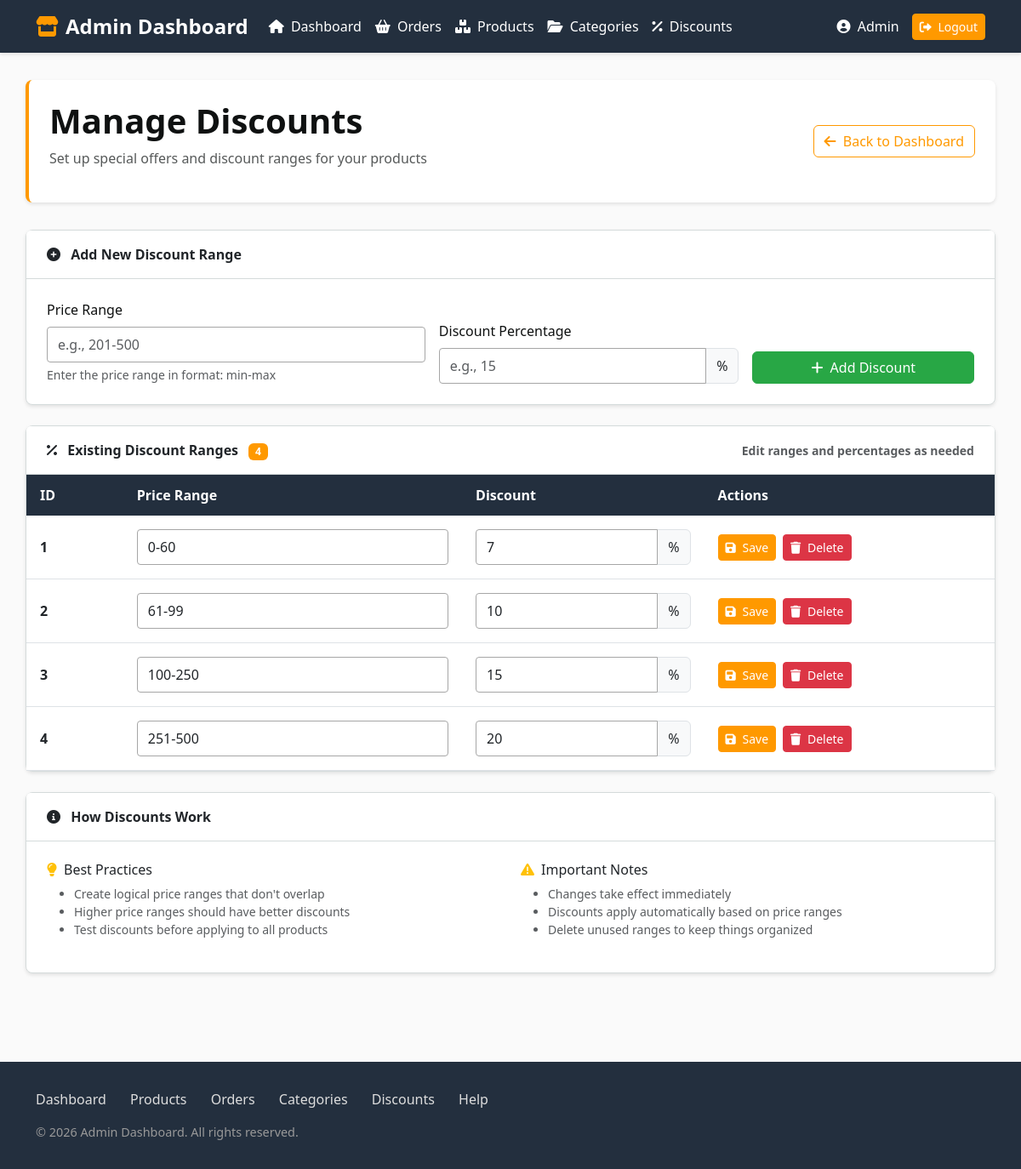
/admin/discount.php (signed in), run on the app's committed database.
### tables this page shows
CREATE TABLE `discount` (
  `discount_id` int(11) NOT NULL,
  `discount_range` varchar(100) DEFAULT NULL,
  `percentage` int(11) NOT NULL
);

### admin/discount.php (the view, shortened to what this page needs)
<?php
require '../inc/db.php';
$discounts = $pdo->query("SELECT * FROM discount ORDER BY discount_id ASC")->fetchAll(PDO::FETCH_ASSOC);
?>
<!DOCTYPE html>
<html lang="en">
<head>
    <link href="https://cdn.jsdelivr.net/npm/bootstrap@5.3.0/dist/css/bootstrap.min.css" rel="stylesheet">
    <link rel="stylesheet" href="https://cdnjs.cloudflare.com/ajax/libs/font-awesome/6.0.0-beta3/css/all.min.css">
</head>
<body>
    <nav class="navbar navbar-expand-lg navbar-dark">
        <div class="container">
            <a class="navbar-brand" href="index.php">
                <i class="fas fa-store amazon-logo"></i>Admin Dashboard
            </a>
            <div class="collapse navbar-collapse" id="navbarNav">
                <ul class="navbar-nav me-auto">
                    <li class="nav-item">
                        <a class="nav-link" href="index.php"><i class="fas fa-home me-1"></i> Dashboard</a>
                    </li>
                    <li class="nav-item">
                        <a class="nav-link" href="orders.php"><i class="fas fa-shopping-basket me-1"></i> Orders</a>
                    </li>
                    <li class="nav-item">
                        <a class="nav-link" href="products.php"><i class="fas fa-boxes me-1"></i> Products</a>
                    </li>
                    <li class="nav-item">
                        <a class="nav-link" href="categories.php"><i class="fas fa-folder-open me-1"></i> Categories</a>
                    </li>
                    <li class="nav-item">
                        <a class="nav-link active" href="discount.php"><i class="fas fa-percent me-1"></i> Discounts</a>
                    </li>
                </ul>
                <div class="d-flex align-items-center">
                    <span class="user-info"><i class="fas fa-user-circle me-1"></i> Admin</span>
                    <a href="logout.php" class="btn btn-amazon btn-sm">
                        <i class="fas fa-sign-out-alt me-1"></i> Logout
                    </a>
                </div>
            </div>
        </div>
    </nav>
    <div class="container admin-container">
        <div class="page-header">
            <div class="d-flex justify-content-between align-items-center">
                <div>
                    <h1 class="page-title">Manage Discounts</h1>
                    <p class="page-subtitle">Set up special offers and discount ranges for your products</p>
                </div>
                <a href="index.php" class="btn btn-outline-amazon">
                    <i class="fas fa-arrow-left me-1"></i> Back to Dashboard
                </a>
            </div>
        </div>
        <div class="card fade-in">
            <div class="card-header">
                <i class="fas fa-plus-circle me-2"></i> Add New Discount Range
            </div>
            <div class="card-body">
                <form method="POST" class="row g-3 align-items-end">
                    <div class="col-md-5">
                        <label for="new_discount_range" class="form-label">Price Range</label>
                        <input type="text" name="new_discount_range" id="new_discount_range" class="form-control" required placeholder="e.g., 201-500">
                        <div class="form-text">Enter the price range in format: min-max</div>
                    </div>
                    <div class="col-md-4">
                        <label for="new_percentage" class="form-label">Discount Percentage</label>
                        <div class="input-group">
                            <input type="number" name="new_percentage" id="new_percentage" class="form-control" min="1" max="100" required placeholder="e.g., 15">
                            <span class="input-group-text">%</span>
                        </div>
                    </div>
                    <div class="col-md-3">
                        <button name="add_discount" class="btn btn-success w-100">
                            <i class="fas fa-plus me-1"></i> Add Discount
                        </button>
                    </div>
                </form>
            </div>
        </div>
        <div class="card fade-in">
            <div class="card-header d-flex justify-content-between align-items-center">
                <div>
                    <i class="fas fa-percent me-2"></i> Existing Discount Ranges
                    <span class="badge bg-amazon ms-2"><?= count($discounts) ?></span>
                </div>
                <div class="text-muted small">
                    Edit ranges and percentages as needed
                </div>
            </div>
            <div class="card-body p-0">
                <?php if (empty($discounts)): ?>
                    <div class="text-center py-5">
                        <i class="fas fa-percent fa-3x text-muted mb-3"></i>
                        <h5 class="text-muted">No discount ranges found</h5>
                        <p class="text-muted">Start by adding your first discount range above.</p>
                    </div>
                <?php else: ?>
                    <div class="table-responsive">
                        <table class="table table-hover mb-0">
                            <thead>
                                <tr>
                                    <th style="width: 10%;">ID</th>
                                    <th style="width: 35%;">Price Range</th>
                                    <th style="width: 25%;">Discount</th>
                                    <th style="width: 30%;">Actions</th>
                                </tr>
                            </thead>
                            <tbody>
                                <?php foreach ($discounts as $d): ?>
                                <tr class="fade-in">
                                    <form method="POST">
                                        <td class="fw-bold"><?= htmlspecialchars($d['discount_id']) ?></td>
                                        <td>
                                            <input name="discount_range" class="form-control" value="<?= htmlspecialchars($d['discount_range']) ?>" required onkeypress="return event.keyCode != 13;">
                                        </td>
                                        <td>
                                            <div class="input-group">
                                                <input type="number" name="percentage" class="form-control" value="<?= htmlspecialchars($d['percentage']) ?>" min="1" max="100" required>
                                                <span class="input-group-text">%</span>
                                            </div>
                                        </td>
                                        <td>
                                            <div class="action-buttons">
                                                <button name="update_discount" class="btn btn-amazon btn-sm">
                                                    <i class="fas fa-save me-1"></i> Save
                                                </button>
                                                <a href="discount.php?delete=<?= $d['discount_id'] ?>"
                                                   onclick="return confirm('Are you sure you want to delete this discount range?')"
                                                   class="btn btn-danger btn-sm">
                                                    <i class="fas fa-trash me-1"></i> Delete
                                                </a>
                                            </div>
                                        </td>
                                    </form>
                                </tr>
                                <?php endforeach; ?>
                            </tbody>
                        </table>
                    </div>
                <?php endif; ?>
            </div>
        </div>
        <div class="card fade-in">
            <div class="card-header">
                <i class="fas fa-info-circle me-2"></i> How Discounts Work
            </div>
            <div class="card-body">
                <div class="row">
                    <div class="col-md-6">
                        <h6><i class="fas fa-lightbulb text-warning me-2"></i>Best Practices</h6>
                        <ul class="small text-muted">
                            <li>Create logical price ranges that don't overlap</li>
                            <li>Higher price ranges should have better discounts</li>
                            <li>Test discounts before applying to all products</li>
                        </ul>
                    </div>
                    <div class="col-md-6">
                        <h6><i class="fas fa-exclamation-triangle text-warning me-2"></i>Important Notes</h6>
                        <ul class="small text-muted">
                            <li>Changes take effect immediately</li>
                            <li>Discounts apply automatically based on price ranges</li>
                            <li>Delete unused ranges to keep things organized</li>
                        </ul>
                    </div>
                </div>
            </div>
        </div>
    </div>
    <footer class="footer">
        <div class="container">
            <div class="footer-links">
                <a href="index.php">Dashboard</a>
                <a href="products.php">Products</a>
                <a href="orders.php">Orders</a>
                <a href="categories.php">Categories</a>
                <a href="discount.php">Discounts</a>
                <a href="#">Help</a>
            </div>
            <div class="copyright">
                &copy; <?= date('Y') ?> Admin Dashboard. All rights reserved.
            </div>
        </div>
    </footer>
</body>
</html>

### admin/discount.php (style rules this page uses)
:root { --amazon-orange: #ff9900; --amazon-dark: #232f3e; --amazon-blue: #146eb4; --amazon-light: #fafafa; --amazon-gray: #eaeded; --amazon-text: #0f1111; }
body { background-color: var(--amazon-light); min-height: 100vh; font-family: 'Segoe UI', Tahoma, Geneva, Verdana, sans-serif; color: var(--amazon-text); }
.navbar { background-color: var(--amazon-dark) !important; padding: 0.5rem 0; box-shadow: 0 2px 4px rgba(0,0,0,0.1); }
.navbar-brand { font-weight: 700; font-size: 1.5rem; color: white !important; display: flex; align-items: center; }
.amazon-logo { color: var(--amazon-orange); margin-right: 8px; }
.navbar-nav .nav-link { color: white !important; font-weight: 500; padding: 0.5rem 1rem; border-radius: 4px; transition: background-color 0.2s; }
.user-info { color: white; font-weight: 500; margin-right: 15px; }
.admin-container { padding: 2rem 0; }
.page-header { background: white; border-radius: 8px; padding: 1.5rem; margin-bottom: 2rem; box-shadow: 0 2px 4px rgba(0,0,0,0.1); border-left: 4px solid var(--amazon-orange); }
.page-title { font-weight: 600; color: var(--amazon-text); margin-bottom: 0.5rem; }
.page-subtitle { color: #565959; font-size: 1rem; }
.card { border: 1px solid #d5dbdb; border-radius: 8px; box-shadow: 0 2px 4px rgba(0,0,0,0.1); transition: all 0.3s ease; margin-bottom: 1.5rem; }
.card-header { background-color: white; border-bottom: 1px solid #d5dbdb; font-weight: 600; padding: 1rem 1.5rem; }
.card-body { padding: 1.5rem; }
.form-label { font-weight: 500; color: var(--amazon-text); margin-bottom: 0.5rem; }
.form-control { border: 1px solid #a6a6a6; border-radius: 4px; padding: 0.5rem 0.75rem; transition: border-color 0.2s, box-shadow 0.2s; }
.btn-amazon { background-color: var(--amazon-orange); color: white; border: 1px solid var(--amazon-orange); font-weight: 500; transition: all 0.2s ease; }
.btn-outline-amazon { background-color: white; color: var(--amazon-orange); border: 1px solid var(--amazon-orange); font-weight: 500; transition: all 0.2s ease; }
.btn-success { background-color: #28a745; border-color: #28a745; transition: all 0.2s ease; }
.btn-danger { background-color: #dc3545; border-color: #dc3545; transition: all 0.2s ease; }
.table { border-collapse: separate; border-spacing: 0; width: 100%; }
.table thead th { background-color: var(--amazon-dark); color: white; font-weight: 600; border: none; padding: 0.75rem 1rem; }
.table tbody td { padding: 1rem; vertical-align: middle; border-bottom: 1px solid #dee2e6; }
.table tbody tr { transition: background-color 0.2s; }
.action-buttons { display: flex; gap: 0.5rem; flex-wrap: wrap; }
.badge.bg-amazon { background-color: var(--amazon-orange) !important; }
.footer { background-color: var(--amazon-dark); color: white; padding: 2rem 0; margin-top: 3rem; }
.footer-links a { color: #ddd; text-decoration: none; margin-right: 1.5rem; transition: color 0.2s; }
.copyright { color: #999; font-size: 0.9rem; margin-top: 1rem; }
.fade-in { animation: fadeIn 0.4s ease-out forwards; }

### data on the page
discount: discount_id "1", discount_range "0-60", percentage "7"
discount: discount_id "2", discount_range "61-99", percentage "10"
discount: discount_id "3", discount_range "100-250", percentage "15"
discount: discount_id "4", discount_range "251-500", percentage "20"

### other printed values
count($discounts) "4"
